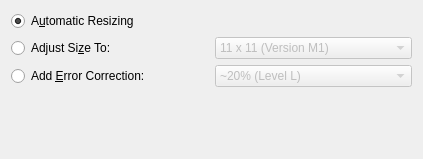
<ui version="4.0" >
 <class>grpMQR</class>
 <widget class="QWidget" name="grpMQR" >
  <property name="geometry" >
   <rect>
    <x>0</x>
    <y>0</y>
    <width>423</width>
    <height>159</height>
   </rect>
  </property>
  <property name="windowTitle" >
   <string>Form</string>
  </property>
  <layout class="QVBoxLayout" name="verticalLayout" >
   <item>
    <layout class="QGridLayout" name="gridLayout" >
     <item row="0" column="0" >
      <widget class="QRadioButton" name="radMQRAuto" >
       <property name="text" >
        <string>A&amp;utomatic Resizing</string>
       </property>
       <property name="checked" >
        <bool>true</bool>
       </property>
      </widget>
     </item>
     <item row="1" column="0" >
      <widget class="QRadioButton" name="radMQRSize" >
       <property name="text" >
        <string>Adjust Si&amp;ze To:</string>
       </property>
      </widget>
     </item>
     <item row="1" column="1" >
      <widget class="QComboBox" name="cmbMQRSize" >
       <property name="enabled" >
        <bool>false</bool>
       </property>
       <item>
        <property name="text" >
         <string>11 x 11 (Version M1)</string>
        </property>
       </item>
       <item>
        <property name="text" >
         <string>13 x 13 (Version M2)</string>
        </property>
       </item>
       <item>
        <property name="text" >
         <string>15 x 15 (Version M3)</string>
        </property>
       </item>
       <item>
        <property name="text" >
         <string>17 x 17 (Version M4)</string>
        </property>
       </item>
      </widget>
     </item>
     <item row="2" column="0" >
      <widget class="QRadioButton" name="radMQRECC" >
       <property name="text" >
        <string>Add &amp;Error Correction:</string>
       </property>
      </widget>
     </item>
     <item row="2" column="1" >
      <widget class="QComboBox" name="cmbMQRECC" >
       <property name="enabled" >
        <bool>false</bool>
       </property>
       <item>
        <property name="text" >
         <string>~20% (Level L)</string>
        </property>
       </item>
       <item>
        <property name="text" >
         <string>~37% (Level M)</string>
        </property>
       </item>
       <item>
        <property name="text" >
         <string>~55% (Level Q)</string>
        </property>
       </item>
      </widget>
     </item>
    </layout>
   </item>
   <item>
    <spacer name="verticalSpacer" >
     <property name="orientation" >
      <enum>Qt::Vertical</enum>
     </property>
     <property name="sizeHint" stdset="0" >
      <size>
       <width>20</width>
       <height>50</height>
      </size>
     </property>
    </spacer>
   </item>
  </layout>
 </widget>
 <resources/>
 <connections>
  <connection>
   <sender>radMQRSize</sender>
   <signal>toggled(bool)</signal>
   <receiver>cmbMQRSize</receiver>
   <slot>setEnabled(bool)</slot>
   <hints>
    <hint type="sourcelabel" >
     <x>98</x>
     <y>54</y>
    </hint>
    <hint type="destinationlabel" >
     <x>279</x>
     <y>53</y>
    </hint>
   </hints>
  </connection>
  <connection>
   <sender>radMQRECC</sender>
   <signal>toggled(bool)</signal>
   <receiver>cmbMQRECC</receiver>
   <slot>setEnabled(bool)</slot>
   <hints>
    <hint type="sourcelabel" >
     <x>114</x>
     <y>89</y>
    </hint>
    <hint type="destinationlabel" >
     <x>279</x>
     <y>89</y>
    </hint>
   </hints>
  </connection>
 </connections>
</ui>
